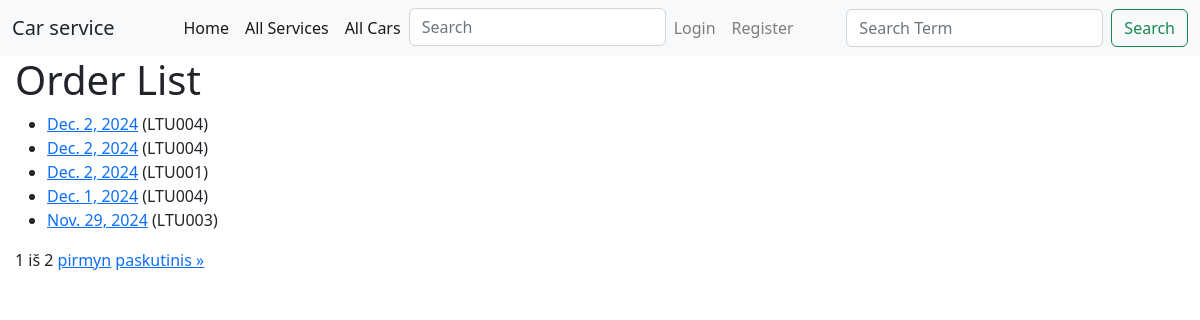
/car_service/orders/, run on the app's committed database.
### car_service/models.py (models this page shows, shortened)
class Order(models.Model):
    id = models.UUIDField(primary_key=True, default=uuid.uuid4, help_text='Unique ID Car Order', null=False)
    date = models.DateField('Will be accessible', null=True)
    car_id = models.ForeignKey('Car', on_delete=models.CASCADE, null=True)
    client = models.ForeignKey(User, on_delete=models.SET_NULL, null=True, blank=True)
    LOAN_STATUS = (
        ('p', 'Processing'),
        ('d', 'Delivered'),
        ('t', 'Ready To Deliver'),
        ('r', 'Reserved'),
    )
    status = models.CharField(
        max_length=1,
        choices=LOAN_STATUS,
        blank=True,
        default='p',
        help_text='Order Status',
    )
    def car_brand(self):
        return self.car_id.car_model_id.brand
    car_brand.short_description = 'Car Brand'
    def car_model(self):
        return self.car_id.car_model_id.model
    car_model.short_description = 'Car Model'
    class Meta:
        verbose_name = "Order"
        verbose_name_plural = "Orders"

class Car(models.Model):
    license_plate = models.CharField('License Plate', max_length=6,
                                     help_text='Enter the license plate of a car (example: XXX000)', null=False)
    car_model_id = models.ForeignKey('CarModel', on_delete=models.CASCADE, null=True)
    vin_code = models.CharField('VIN Code', max_length=17, help_text='Enter the VIN code (example: 4Y1SL65848Z411439)',
                                null=False)
    client = models.CharField('Client', max_length=100, null=False)
    description = HTMLField()
    picture = models.ImageField('Picture', upload_to='pictures', null=True, blank=True)
    class Meta:
        verbose_name = "Car"
        verbose_name_plural = "Cars"
    def __str__(self):
        return f"{self.license_plate}"

### car_service/views.py (the view)
# urls.py: path('orders/', views.OrderListView.as_view(), name='orders'),
class OrderListView(generic.ListView):
    model = Order
    template_name = 'order_list.html'
    context_object_name = 'order_list'
    paginate_by = 5
    def get_queryset(self):
        return Order.objects.all().order_by('-date')

### car_service/templates/order_list.html (shortened to what this page needs)
{% extends "base.html" %}
{% block content %}
  <h1>Order List</h1>
  {% if order_list %}
  <ul>
    {% for order in order_list %}
      <li>
        <a href="{% url 'order-detail' order.id %}">{{ order.date }}</a> ({{order.car_id}})
      </li>
    {% endfor %}
  </ul>
  {% else %}
    <p>No cars in dealership.</p>
  {% endif %}
  <div class="pagination">
    <span class="step-links">
        <span class="current">
            {{ page_obj.number }} iš {{ page_obj.paginator.num_pages }}
        </span>
        {% if page_obj.has_next %}
            <a href="?page={{ page_obj.next_page_number }}">pirmyn</a>
            <a href="?page={{ page_obj.paginator.num_pages }}">paskutinis &raquo;</a>
        {% endif %}
    </span>
</div>
{% endblock %}

### data on the page
Order: date "Dec. 2, 2024", car_id "LTU004"
Order: date "Dec. 2, 2024", car_id "LTU004"
Order: date "Dec. 2, 2024", car_id "LTU001"
Order: date "Dec. 1, 2024", car_id "LTU004"
Order: date "Nov. 29, 2024", car_id "LTU003"

### other printed values
{{ page_obj.number }} "1"
{{ page_obj.paginator.num_pages }} "2"
